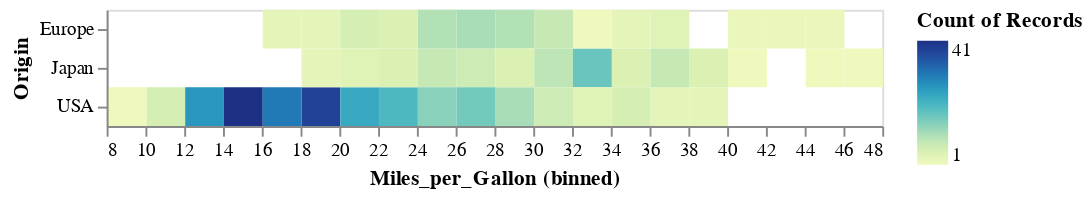

Write notebook code for a chart like this one.
### Markdown cell above
Снова изменим кодирование. Пусть теперь цвет соответствует количеству:

### Code cell
alt.Chart(cars).mark_rect().encode(
    x=alt.X('Miles_per_Gallon', bin=alt.Bin(maxbins=20)),
    color='count()',
    y='Origin',
)

### Figure 1 — Vega-Lite specification as saved in the notebook (floating-point values rounded to 4 significant figures; data arrays with more than 128 entries replaced by an {"elided": "..."} marker saying what was removed)
{"config": {"view": {"continuousWidth": 400, "continuousHeight": 300}}, "data": {"name": "data-f02450ab61490a1363517a0190416235"}, "mark": "rect", "encoding": {"color": {"aggregate": "count", "type": "quantitative"}, "x": {"bin": {"maxbins": 20}, "field": "Miles_per_Gallon", "type": "quantitative"}, "y": {"field": "Origin", "type": "nominal"}}, "$schema": "https://vega.github.io/schema/vega-lite/v4.17.0.json", "datasets": {"data-f02450ab61490a1363517a0190416235": {"elided": "406 records"}}}
